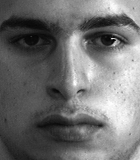
#> input picture data/face/04010_27_03.bmp, 140 x 160 px, found by its file name; its folder holds 4 pictures in this run; the run also reads 3 pictures not shown here
$ jupyter execute --allow-errors 2022-03-11-facial_recognition_using_basic_ml.ipynb
#> lines starting #> are read from the running program, lines starting #| are printed output that depends on the picture
### _notebooks/reference_imports/FisherFace.py
import os
import numpy as np
import scipy.linalg as linalg
import cv2
import operator

def ComputeNorm(x):
    # function r=ComputeNorm(x)
    # computes vector norms of x
    # x: d x m matrix, each column a vector
    # r: 1 x m matrix, each the corresponding norm (L2)

    [row, col] = x.shape
    r = np.zeros((1,col))

    for i in range(col):
        r[0,i] = linalg.norm(x[:,i])
    return r

# [33 lines left out: function myLDA, not called in this run]

def myPCA(A):
    # function [W,LL,m]=mypca(A)
    # computes PCA of matrix A
    # A: D by N data matrix. Each column is a random vector
    # W: D by K matrix whose columns are the principal components in decreasing order
    # LL: eigenvalues
    # m: mean of columns of A

    # Note: "lambda" is a Python reserved word


    # compute mean, and subtract mean from every column
    [r,c] = A.shape
    m = np.mean(A,1)
    A = A - np.tile(m, (c,1)).T
    B = np.dot(A.T, A)
    [d,v] = linalg.eig(B)

    # sort d in descending order
    order_index = np.argsort(d)
    order_index =  order_index[::-1]
    d = d[order_index]
    v = v[:, order_index]

    # compute eigenvectors of scatter matrix
    W = np.dot(A,v)
    Wnorm = ComputeNorm(W)

    W1 = np.tile(Wnorm, (r, 1))
    W2 = W / W1

    LL = d[0:-1]

    W = W2[:,0:-1]      #omit last column, which is the nullspace

    return W, LL, m

def read_faces(directory):
    # function faces = read_faces(directory)
    # Browse the directory, read image files and store faces in a matrix
    # faces: face matrix in which each colummn is a colummn vector for 1 face image
    # idLabels: corresponding ids for face matrix

    A = []  # A will store list of image vectors
    Label = [] # Label will store list of identity label

    # browsing the directory
    for f in os.listdir(directory):
        if not f[-3:] =='bmp':
            continue
        infile = os.path.join(directory, f)
        im = cv2.imread(infile, 0)
        # turn an array into vector
        im_vec = np.reshape(im, -1)
        A.append(im_vec)
        name = f.split('_')[0][-1]
        Label.append(int(name))

    faces = np.array(A, dtype=np.float32)
    faces = faces.T
    idLabel = np.array(Label)

    return faces, idLabel

# [6 lines left out: function float2uint8, not called in this run]

### _notebooks/2022-03-11-facial_recognition_using_basic_ml.ipynb
# Classify faces using Traditional Machine Learning Algorithms

> We can achieve reasonable performance on an image classification task by fitting a simple Machine Learning (ML) algorithm such as KNearestNeighbours or Random Forest Classifiers.

- toc: false
- badges: true
- comments: true
- categories: [image-analytics, KNN, random forest, PCA, classification, faces-dataset]
- image: images/facial_recognition_traditional_ml.png

Explore the power of traditional ML algorithms on image classification problem using a curated faces dataset. It is true that we can achieve reasonable performance on an image classification task by fitting a simple Machine Learning (ML) algorithm such as KNearestNeighbours (KNN) or Random Forest Classifiers. Principal Component Analysis (PCA) can be effectively used to reduce number of features. We will evaluate classification performance by training KNNs and Random Forests on features that are computed from the raw pixels reduced by PCA.

### [Setup Files](https://github.com/contactmansi/facial-recoginition-traditional-machine-learning)
- face: Database of face images
- FisherFace.py: Helps compute PCA features
- Files and Steps to setup can be found on [Github](https://github.com/contactmansi/facial-recoginition-traditional-machine-learning)

### Database

The image files have names ppppp_xx_yy.bmp, where ppppp denotes the identity of the person called person ID; xx denotes the head orientation (we can ignore that, since in this dataset all images have same head orientation); and yy denotes the lighting condition. All images have been cropped and aligned with a height, width of 160, 140 pixels respectively.

**Attention**:
- *python3.x is preferred*
- *We do not require a GPU, CPU is enough.*

**After setting up virtual environment import libraries and FisherFace.py**

[cell 1]
import FisherFace
import numpy as np
import matplotlib.pyplot as plt
from sklearn.neighbors import KNeighborsClassifier
from sklearn.ensemble import RandomForestClassifier
from sklearn.metrics import accuracy_score

***Read faces from the database path***

[cell 2]
## Get the data
database_path = "./face/"
faces, ids = FisherFace.read_faces(database_path)
#> in read_faces, im is the input picture: shape (160, 140); min 3, max 255, mean 112.6
#> pass 2 of the loop in read_faces, `for f in os.listdir(directory):`:
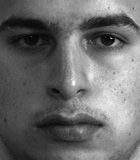
#> input picture data/face/04010_27_04.bmp, 140 x 160 px, found by its file name
#> in read_faces, im is the input picture: shape (160, 140); min 6, max 255, mean 107.3

## Check the data shapes
## Note: `faces` HAS THE WHOLE DATABASE, NOT SPLIT INTO TRAIN & TEST
print(faces.shape, ids.shape)
#| (22400, 4) (4,)

### Task 1: Let's answer the following questions to understand the faces data

**Question 1** How many instances, and how many classes in this dataset?

[cell 3]
unique_ids, counts = np.unique(ids, return_counts=True)
print(f"Total classes in faces dataset: {len(unique_ids)}")
print(f"Total instances: {len(ids)}")
print(f"Instances for each class label:\n{unique_ids}\n{counts}")

**Question 2** What is the shape of each image instance?

[cell 4]
# imports
import cv2
import os
# list all images in a list from face folder
images = os.listdir(database_path)
# create a dictionary to store dimentions for each image
dimensions = dict()
# Loop to store dimensions of each image in dimension dictionary
for image in images:
    image_path = os.path.join(database_path,image)
    image = cv2.imread(image_path)
    dimensions[image_path] = image.shape
#> pass 2 of the loop `for image in images:`:
# Print unique values for dimensions from different images
print(f"Shape in (height, width, number of channels) of each image is: {set(dimensions.values())}")
#| Shape in (height, width, number of channels) of each image is: {(160, 140, 3)}
print("Observe that single value from dimensions dictionary means that all images have the same dimension as above.")

**Question 3**  Does this dataset have balanced classes?

[cell 5]
print(f"Instances for each class label:\n{unique_ids}\n{counts}")
print("Yes, this dataset has balanced classes because the number of images for each person/class label is 24")

### Task 2: Visualize the Data
- For each of the persons, visualize 2 face images with matplotlib subplot grid.

[cell 6]
# Creating an array 'img_arr' consisting a list of images to be printed
# I have chosen to print 5th and 10th image out of 24 images for each of the 10 people in dataset
img_arr = []

for image in images:
    # Choose 5th and 10th image for each person
    if '_04.bmp' in image or '_09.bmp' in image:
        img_arr.append(image)
img_arr.sort()

n_row, n_col = 2, 10
_, axs = plt.subplots(n_row, n_col, figsize=(15, 4))
axs = axs.flatten()
for img, ax in zip(img_arr, axs):
    image_path = './face/'+img
    image = cv2.imread(image_path)
    ax.axis("off")
    ax.imshow(image)
    label = img.split('_')[0][-1]
    ax.set_title(f'ID={label}', color='black')
plt.show()

### Task 3: Randomly split your data into Train, Test set

There are 24 images for each person.
- Randomly split these into two sets of equal size. That is, your train and test sets will have 12 images for each per person.
- Read `train` and `test` faces using `FisherFace.read_faces(path)`.

[cell 7]
from sklearn.model_selection import train_test_split
import shutil
import pandas as pd

def copy_files(source, destination, files):
    # source: https://www.geeksforgeeks.org/python-shutil-copy-method/
    try:
        for file in files:
            shutil.copy(os.path.join(source, file), destination)
        print("Images copied succesfully")
    # If source and destination are same
    except shutil.SameFileError:
        print("Source and destination represents the same file.")
    # For other errors
    except:
        print("Error occurred while copying file.")

def get_train_test_faces(database_path, train_ratio=0.8):
    """
    Split data and return train, test and validation splits
    INPUT: train_ratio : Percentage of training data required in total, test_ratio = 1.00 - train_ratio
    RETURN: traintrain_faces, train_ids, test_faces, test_ids
    HINT: first list the images in the database,
          group into each classes,
          then randomly choose from each classes according to train_ratio,
          copy and store those face images in two folders: 'train' and 'test',
          use `FisherFace.read_faces(path)` for reading face
          [This hint is just a suggestion, you can use your own technique]
    """
    ## TODO: Your code here

    # first list the images in the database
    images = os.listdir(database_path)

    # randomly choose from each class using stratify on images_df and according to train_ratio and
    train, test = train_test_split(images, test_size=(1-train_ratio), stratify=ids, random_state=42)

    # create test and train destination folders to copy files
    train_path = './train/'
    test_path = './test/'
    if not os.path.exists(train_path):
        os.mkdir(train_path)
    if not os.path.exists(test_path):
        os.mkdir(test_path)

    # copy and store face images using user-defined utility function copy_files()
    copy_files(database_path, train_path, train)
    copy_files(database_path, test_path, test)

    # use `FisherFace.read_faces(path)` for reading face
    train_faces, train_ids = FisherFace.read_faces(train_path)
    test_faces, test_ids = FisherFace.read_faces(test_path)

    return train_faces, train_ids, test_faces, test_ids

[cell 8]
train_faces, train_ids, test_faces, test_ids = get_train_test_faces(database_path=database_path, train_ratio=0.5)
#> pass 2 of the loop in read_faces, `for f in os.listdir(directory):`:
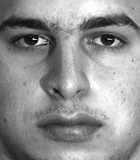
#> input picture _notebooks/train/04010_27_07.bmp, 140 x 160 px
#> in read_faces, im is the input picture: shape (160, 140); min 3, max 255, mean 146.9
#> pass 2 of the loop in read_faces, `for f in os.listdir(directory):`:
print(train_faces.shape, train_ids.shape)
#| (22400, 2) (2,)
print(test_faces.shape, test_ids.shape)
#| (22400, 2) (2,)

### Compute PCA

[cell 9]
def train_PCA(data, D):
    """
    'data': self explanatory
    'D': Projection dimension, we retain only top 'D' eigenfaces

    RETURN
    'W': PCA projection matrix
    'LL': eigenvalues
    'm': global mean vector
    """
    W, LL, m = FisherFace.myPCA(data)
    W = W[:,:D]
    return W, LL, m

def get_face_features(data, W, m):
    r, c = data.shape
    mean_faces = data - np.tile(m, (c, 1)).T
    features = np.dot(W.T, mean_faces)
    return features

### Task 4: Compute PCA feature from face images

**Compute PCA feature from face images.**

Use the code in the block above to:
1. Train PCA Projection Matrix from the `train_faces` using the function in the block above: `train_PCA(data, D)`.
2. Get the `train` and `test` face-features using the function `get_face_features(data, W, m)`.

[cell 10]
# Train PCA projection matrix, use the projection matrix for computing features
# randomly observing 25 dimensions to pick optimum n_components for PCA dimensions
D=25
PCA_proj_matrix, Eigenvalues, g_mean_vector = train_PCA(train_faces, D)
train_features = get_face_features(train_faces, PCA_proj_matrix, g_mean_vector)

# estimating the apt number of projection dimensions D
#> (the rest of this cell did not finish here and is left out)

##### D=12 seems to be apt dimension because the change is variance is limited on increasing dimension beyond 12

[cell 11]
# Train PCA projection matrix, use the projection matrix for computing features
# D=12 seems to be apt dimension because the change is variance is limited on increasing dimension beyond 12
D=12
PCA_proj_matrix, Eigenvalues, mean_vector = train_PCA(train_faces, D)

# Compute the train features
# TODO: Your code here
train_features = get_face_features(train_faces, PCA_proj_matrix, g_mean_vector)

# Compute the test features
# TODO: Your code here
test_features = get_face_features(test_faces, PCA_proj_matrix, g_mean_vector)
display(
    train_features.shape,
    test_features.shape
)

### Task 5: Train the sklearn KNN to classify the images (4 marks)
- Use scikit learn to train kNN classifiers with this training set by varying the value for `k` (k = 3, 5, 7).
- Evaluate the classifier with the test dataset by computing the accuracy for each classifier.

[cell 12]
# Predict with KNN classifier
def kNearestNeighbors(k, train_features, train_labels, test_features, test_labels):
    """
    'k': number of neighbors
    'train_features': train face features
    'train_labels': train data labels
    'test_features': test face features
    'test_labels': test data labels

    RETURN
    'accuracy': floating point value, accuracy of the model on `test_features`
    """

    knn = KNeighborsClassifier(n_neighbors = k, n_jobs=-1).fit(train_features.T, train_labels)
    y_pred = knn.predict(test_features.T)
    return accuracy_score(test_labels, y_pred)

[cell 13]
# Evaluate accuracy for each kNN models. Print the accuracy values.
k_list = [3, 5, 7]  # fill up the list to test more neighbours
acc_list_knn = []
#> (the rest of this cell did not finish here and is left out)

### Task 6: Visualize your results from KNN

**Question 1**: Plot `k` value vs `accuracy`

#> (a cell that did not finish here is left out)

**Question 2**: Calculate the confusion matrix for `k = 5`.

[cell 15]
# TODO: Your code here
from sklearn.metrics import ConfusionMatrixDisplay, confusion_matrix
k = 5
knn = KNeighborsClassifier(n_neighbors=k, n_jobs=-1).fit(train_features.T, train_ids)
#> (the rest of this cell did not finish here and is left out)

**Question 3**: Find the 5 nearest neighbors for one of the faces from the test set and visualize them.

*You can use any of the kNN models, and choose any of the faces for this question*.

#> (a cell that did not finish here is left out)

### Task 7: Train the sklearn Random Forest to classify the images
- Use scikit learn to train a **Random Forest classifier** for the same training set.
- Change different values for the parameter `n_estimators` in the Random Forest.

[cell 17]
def RandomForest(n_estimators, train_features, train_labels, test_features, test_labels):
    """
    'n_estimators': number of estimators
    'train_features': train face features
    'train_labels': train data labels
    'test_features': self explanatory
    'test_labels': test data labels

    RETURN
    'accuracy': floating point value, accuracy of the model on `test_features`
    """

    # TODO: Your code here
    random_forest = RandomForestClassifier(n_estimators = n_estimators, n_jobs=-1).fit(train_features.T, train_labels)
    y_pred = random_forest.predict(test_features.T)
    return accuracy_score(test_labels, y_pred)

[cell 18]
# Changing different values for the parameter `n_estimators` in the Random Forest. Print the accuracy values.
n_est_list = [20, 40, 60, 80, 100, 120]  # fill up the list
acc_list_rf = []
for n_est in n_est_list:
    # TODO: Your code here
    accuracy = RandomForest(n_est, train_features, train_ids, test_features, test_ids)
    acc_list_rf.append(accuracy)
    print(f'{n_est=}, {accuracy=: .2f}')

### Task 8: Visualize your results from Random Forest

**Question 1**: Visualize the change in accuracy when `n_estimators` is changed as above.

[cell 19]
plt.plot(n_est_list, acc_list_rf, linestyle='-', marker='o')
plt.title("Random Forest n_estimators vs accuracy")
plt.xlabel("n_estimators")
plt.ylabel("Accuracy")
plt.show()
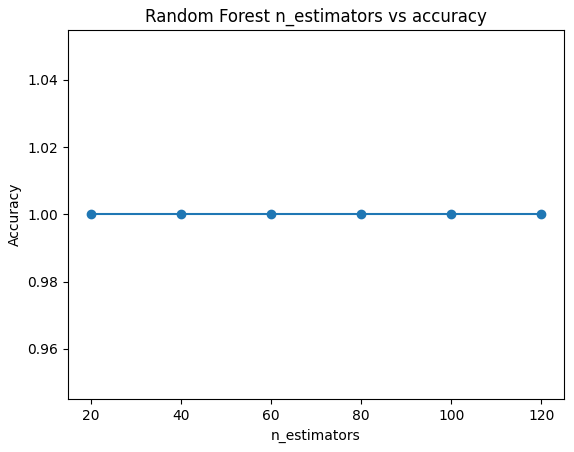
#> figure drawn by matplotlib, 1 panel

**Question 2**: Calculate the confusion matrix for `n_estimators = 100`.

[cell 20]
n_estimators = 100
random_forest = RandomForestClassifier(n_estimators=n_estimators, n_jobs=-1).fit(train_features.T, train_ids)
cm = confusion_matrix(test_ids, random_forest.predict(test_features.T))
cm_disp = ConfusionMatrixDisplay(confusion_matrix=cm)
cm_disp.plot()
plt.show()
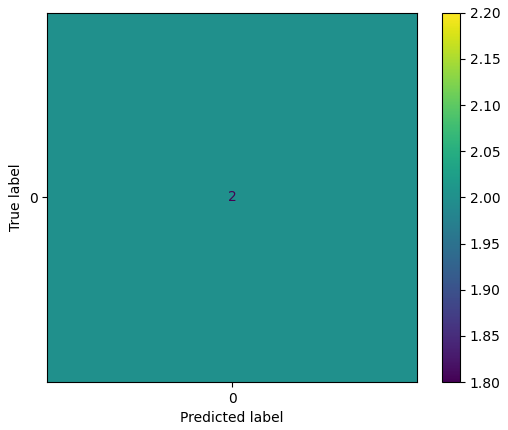
#> figure drawn by matplotlib, 2 panels
